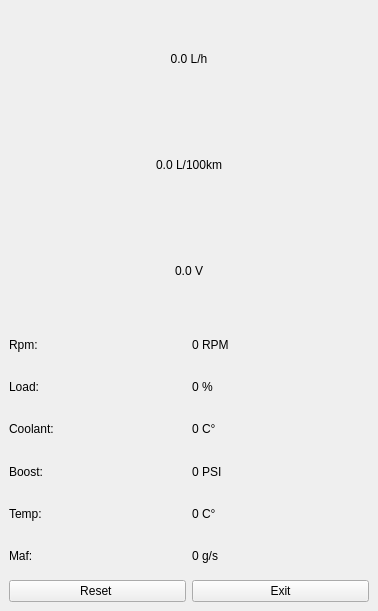
<?xml version="1.0" encoding="UTF-8"?>
<ui version="4.0">
 <class>ObdScan</class>
 <widget class="QMainWindow" name="ObdScan">
  <property name="geometry">
   <rect>
    <x>0</x>
    <y>0</y>
    <width>378</width>
    <height>611</height>
   </rect>
  </property>
  <property name="windowTitle">
   <string>MainWindow</string>
  </property>
  <widget class="QWidget" name="centralwidget">
   <layout class="QGridLayout" name="gridLayout_3">
    <item row="0" column="0">
     <layout class="QVBoxLayout" name="verticalLayout">
      <item>
       <widget class="QLabel" name="labelFuelConsumption">
        <property name="maximumSize">
         <size>
          <width>16777215</width>
          <height>100</height>
         </size>
        </property>
        <property name="text">
         <string>0.0 L/h</string>
        </property>
        <property name="alignment">
         <set>Qt::AlignCenter</set>
        </property>
       </widget>
      </item>
      <item>
       <widget class="QLabel" name="labelAvgConsumption">
        <property name="maximumSize">
         <size>
          <width>16777215</width>
          <height>100</height>
         </size>
        </property>
        <property name="text">
         <string>0.0 L/100km</string>
        </property>
        <property name="alignment">
         <set>Qt::AlignCenter</set>
        </property>
       </widget>
      </item>
      <item>
       <widget class="QLabel" name="labelVoltage">
        <property name="maximumSize">
         <size>
          <width>16777215</width>
          <height>100</height>
         </size>
        </property>
        <property name="text">
         <string>0.0 V</string>
        </property>
        <property name="alignment">
         <set>Qt::AlignCenter</set>
        </property>
       </widget>
      </item>
      <item>
       <layout class="QGridLayout" name="gridLayout">
        <item row="4" column="1">
         <widget class="QLabel" name="labelTemp">
          <property name="text">
           <string>0 C°</string>
          </property>
         </widget>
        </item>
        <item row="2" column="1">
         <widget class="QLabel" name="labelCoolant">
          <property name="text">
           <string>0 C°</string>
          </property>
         </widget>
        </item>
        <item row="4" column="0">
         <widget class="QLabel" name="labelTempTitle">
          <property name="maximumSize">
           <size>
            <width>16777215</width>
            <height>16777215</height>
           </size>
          </property>
          <property name="text">
           <string>Temp:</string>
          </property>
         </widget>
        </item>
        <item row="2" column="0">
         <widget class="QLabel" name="labelCoolantTitle">
          <property name="maximumSize">
           <size>
            <width>16777215</width>
            <height>16777215</height>
           </size>
          </property>
          <property name="text">
           <string>Coolant:</string>
          </property>
         </widget>
        </item>
        <item row="0" column="0">
         <widget class="QLabel" name="labelRpmTitle">
          <property name="maximumSize">
           <size>
            <width>16777215</width>
            <height>16777215</height>
           </size>
          </property>
          <property name="text">
           <string>Rpm:</string>
          </property>
         </widget>
        </item>
        <item row="0" column="1">
         <widget class="QLabel" name="labelRpm">
          <property name="text">
           <string>0 RPM</string>
          </property>
         </widget>
        </item>
        <item row="6" column="0" colspan="2">
         <layout class="QGridLayout" name="gridLayout_2">
          <item row="0" column="1">
           <widget class="QPushButton" name="pushExit">
            <property name="text">
             <string>Exit</string>
            </property>
           </widget>
          </item>
          <item row="0" column="0">
           <widget class="QPushButton" name="pushClear">
            <property name="maximumSize">
             <size>
              <width>16777215</width>
              <height>16777215</height>
             </size>
            </property>
            <property name="text">
             <string>Reset </string>
            </property>
           </widget>
          </item>
         </layout>
        </item>
        <item row="3" column="1">
         <widget class="QLabel" name="labelMap">
          <property name="text">
           <string>0 PSI</string>
          </property>
         </widget>
        </item>
        <item row="3" column="0">
         <widget class="QLabel" name="labelMapTitle">
          <property name="maximumSize">
           <size>
            <width>16777215</width>
            <height>16777215</height>
           </size>
          </property>
          <property name="text">
           <string>Boost:</string>
          </property>
         </widget>
        </item>
        <item row="1" column="0">
         <widget class="QLabel" name="labelLoadTitle">
          <property name="maximumSize">
           <size>
            <width>16777215</width>
            <height>16777215</height>
           </size>
          </property>
          <property name="text">
           <string>Load:</string>
          </property>
         </widget>
        </item>
        <item row="1" column="1">
         <widget class="QLabel" name="labelLoad">
          <property name="text">
           <string>0 %</string>
          </property>
         </widget>
        </item>
        <item row="5" column="0">
         <widget class="QLabel" name="labelMafTitle">
          <property name="maximumSize">
           <size>
            <width>16777215</width>
            <height>16777215</height>
           </size>
          </property>
          <property name="text">
           <string>Maf:</string>
          </property>
         </widget>
        </item>
        <item row="5" column="1">
         <widget class="QLabel" name="labelMaf">
          <property name="text">
           <string>0 g/s</string>
          </property>
         </widget>
        </item>
       </layout>
      </item>
     </layout>
    </item>
   </layout>
  </widget>
 </widget>
 <resources/>
 <connections/>
</ui>
